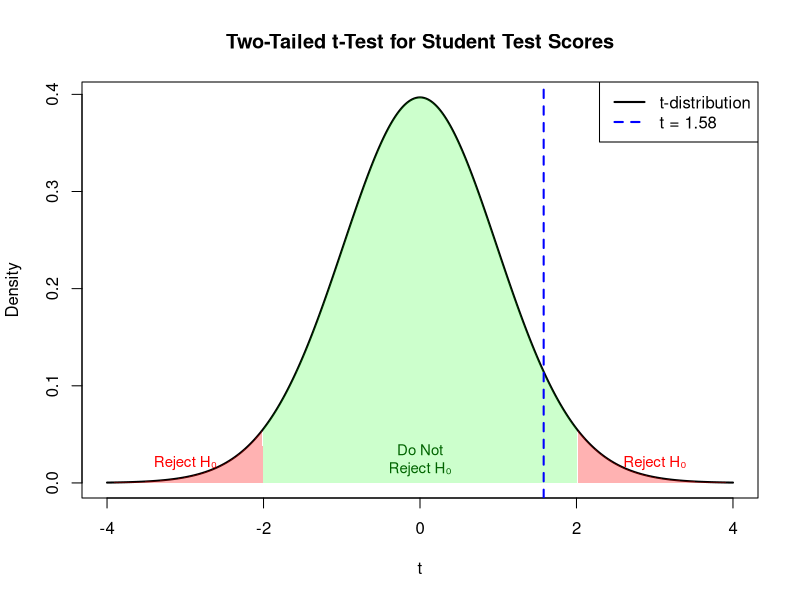
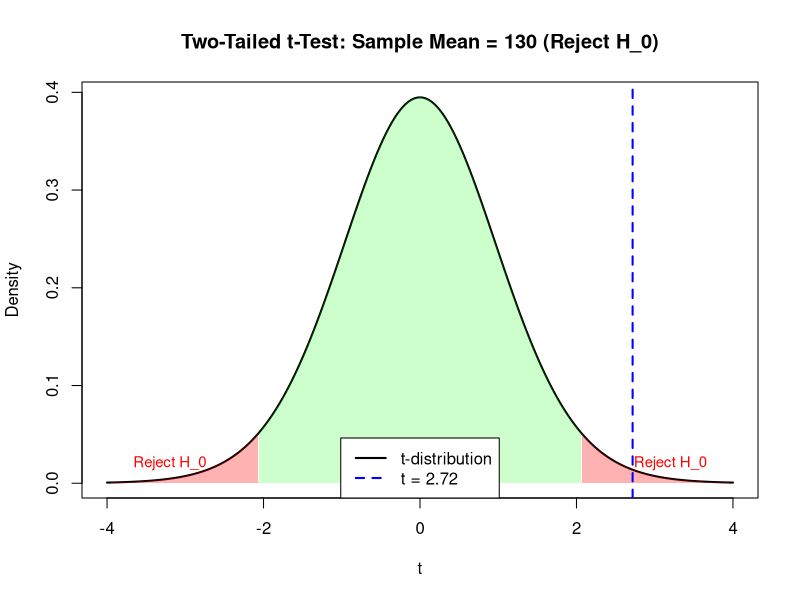
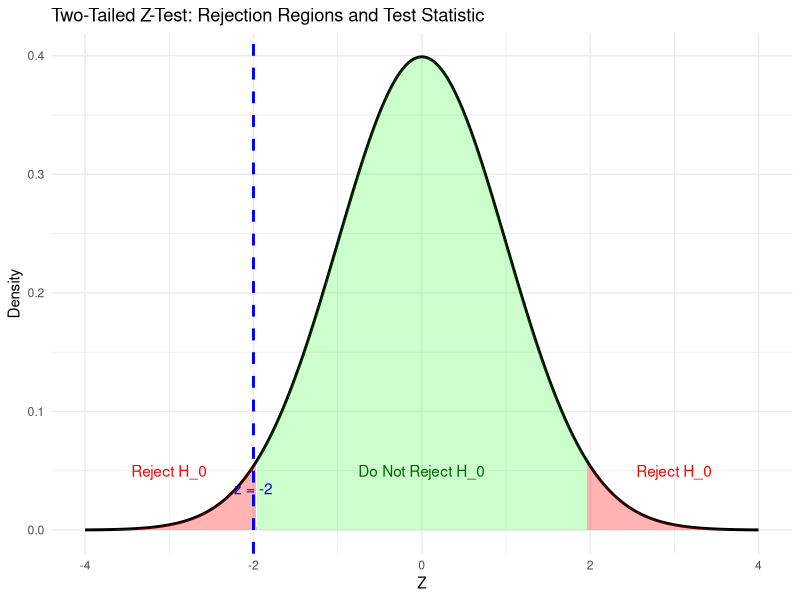

Here is the R script that generated these plots, in order:
## ---- chunk 1
knitr::opts_chunk$set(echo = TRUE)
library(ggplot2)
library(dplyr)
## ---- chunk 2

# Parameters from slide example
x_bar <- 76.4     # sample mean
mu_0 <- 75        # hypothesized population mean
s <- 6.2          # sample standard deviation
n <- 49           # sample size
df <- n - 1       # degrees of freedom
alpha <- 0.05     # significance level (two-tailed)

# Calculate test statistic
t_stat <- (x_bar - mu_0) / (s / sqrt(n))
t_crit <- qt(1 - alpha / 2, df)

# Sequence for curve
x_vals <- seq(-4, 4, length.out = 1000)
t_dist <- dt(x_vals, df)

# Plot
plot(x_vals, t_dist, type = "l", lwd = 2, col = "black",
     ylab = "Density", xlab = "t",
     main = "Two-Tailed t-Test for Student Test Scores")

# Shaded critical regions
polygon(c(x_vals[x_vals <= -t_crit], -t_crit),
        c(t_dist[x_vals <= -t_crit], 0),
        col = rgb(1, 0, 0, 0.3), border = NA)
polygon(c(x_vals[x_vals >= t_crit], rev(x_vals[x_vals >= t_crit])),
        c(t_dist[x_vals >= t_crit], rep(0, sum(x_vals >= t_crit))),
        col = rgb(1, 0, 0, 0.3), border = NA)

# Non-rejection region
polygon(c(x_vals[x_vals > -t_crit & x_vals < t_crit],
          rev(x_vals[x_vals > -t_crit & x_vals < t_crit])),
        c(t_dist[x_vals > -t_crit & x_vals < t_crit],
          rep(0, sum(x_vals > -t_crit & x_vals < t_crit))),
        col = rgb(0, 1, 0, 0.2), border = NA)

# Draw test statistic line
abline(v = t_stat, col = "blue", lty = 2, lwd = 2)

# Legend
legend("topright", legend = c("t-distribution", sprintf("t = %.2f", t_stat)),
       col = c("black", "blue"), lwd = 2, lty = c(1, 2))

# Annotate decision areas
text(-3, 0.02, "Reject H₀", col = "red", cex = 0.9)
text(3, 0.02, "Reject H₀", col = "red", cex = 0.9)
text(0, 0.025, "Do Not\nReject H₀", col = "darkgreen", cex = 0.9)

## ---- chunk 3
# Given values
x_bar <- 76.4     # sample mean
mu_0 <- 75        # hypothesized population mean
s <- 6.2          # sample standard deviation
n <- 49           # sample size
df <- n - 1       # degrees of freedom
alpha <- 0.05     # significance level (two-tailed)

# Calculate test statistic
t_stat <- (x_bar - mu_0) / (s / sqrt(n))
t_stat
## ---- chunk 4
t_crit <- qt(1 - alpha / 2, df)
t_crit
## ---- chunk 5
x_bar <- 135
mu_0 <- 130
s <- 9.2
n <- 25
df <- n - 1
alpha <- 0.05

t_stat <- (x_bar - mu_0) / (s / sqrt(n))
t_crit <- qt(1 - alpha / 2, df)

x_vals <- seq(-4, 4, length.out = 1000)
t_dist <- dt(x_vals, df)

plot(x_vals, t_dist, type = "l", lwd = 2, col = "black",
     ylab = "Density", xlab = "t",
     main = "Two-Tailed t-Test: Sample Mean = 130 (Reject H_0)")

polygon(c(x_vals[x_vals <= -t_crit], -t_crit),
        c(t_dist[x_vals <= -t_crit], 0),
        col = rgb(1, 0, 0, 0.3), border = NA)
polygon(c(x_vals[x_vals >= t_crit], rev(x_vals[x_vals >= t_crit])),
        c(t_dist[x_vals >= t_crit], rep(0, sum(x_vals >= t_crit))),
        col = rgb(1, 0, 0, 0.3), border = NA)
polygon(c(x_vals[x_vals > -t_crit & x_vals < t_crit],
          rev(x_vals[x_vals > -t_crit & x_vals < t_crit])),
        c(t_dist[x_vals > -t_crit & x_vals < t_crit],
          rep(0, sum(x_vals > -t_crit & x_vals < t_crit))),
        col = rgb(0, 1, 0, 0.2), border = NA)

abline(v = t_stat, col = "blue", lty = 2, lwd = 2)

text(-3.2, 0.02, "Reject H_0", col = "red", cex = 0.9)
text(0, 0.025, "Do Not Reject H_0", col = "darkgreen", cex = 0.9)
text(3.2, 0.02, "Reject H_0", col = "red", cex = 0.9)

legend("bottom", legend = c("t-distribution", sprintf("t = %.2f", t_stat)),
       col = c("black", "blue"), lwd = 2, lty = c(1, 2))
## ---- chunk 6
# Given values
x_bar <- 135     # Sample mean
mu_0 <- 130      # Hypothesized population mean
s <- 9.2         # Sample standard deviation
n <- 25          # Sample size
df <- n - 1      # Degrees of freedom
alpha <- 0.05    # Significance level

# Calculate test statistic
t_stat <- (x_bar - mu_0) / (s / sqrt(n))
t_stat
## ---- chunk 7
t_crit <- qt(1 - alpha / 2, df)
t_crit
## ---- chunk 8
library(ggplot2)

# Given values
mu_0 <- 3         # Hypothesized population mean
sigma <- 0.8      # Population standard deviation
x_bar <- 2.84     # Sample mean
n <- 100          # Sample size
alpha <- 0.05     # Significance level

# Calculate z statistic
z_stat <- (x_bar - mu_0) / (sigma / sqrt(n))

# Calculate z critical values
z_crit <- qnorm(1 - alpha / 2)

# Create data for standard normal distribution
x_vals <- seq(-4, 4, length.out = 1000)
y_vals <- dnorm(x_vals)

df <- data.frame(x = x_vals, y = y_vals)

# Critical z-values
z_crit_left <- -z_crit
z_crit_right <- z_crit

# Plot
ggplot(df, aes(x, y)) +
  geom_line(color = "black", size = 1) +
  geom_area(data = subset(df, x <= z_crit_left), aes(y = y), fill = "red", alpha = 0.3) +
  geom_area(data = subset(df, x >= z_crit_right), aes(y = y), fill = "red", alpha = 0.3) +
  geom_area(data = subset(df, x > z_crit_left & x < z_crit_right), aes(y = y), fill = "green", alpha = 0.2) +
  geom_vline(xintercept = z_stat, color = "blue", linetype = "dashed", linewidth = 1) +
  annotate("text", x = z_stat, y = 0.02, label = paste0("z = ", round(z_stat, 2)), vjust = -1, color = "blue") +
  annotate("text", x = -3, y = 0.05, label = "Reject H_0", color = "red") +
  annotate("text", x = 0, y = 0.05, label = "Do Not Reject H_0", color = "darkgreen") +
  annotate("text", x = 3, y = 0.05, label = "Reject H_0", color = "red") +
  labs(title = "Two-Tailed Z-Test: Rejection Regions and Test Statistic",
       x = "Z", y = "Density") +
  theme_minimal()
## ---- chunk 9
# Given values
mu_0 <- 3         # Hypothesized population mean
sigma <- 0.8      # Population standard deviation
x_bar <- 2.84     # Sample mean
n <- 100          # Sample size
alpha <- 0.05     # Significance level

# Calculate z statistic
z_stat <- (x_bar - mu_0) / (sigma / sqrt(n))
z_stat
## ---- chunk 10
z_crit <- qnorm(1 - alpha / 2)
z_crit
## ---- chunk 11
p_val <- 2 * pnorm(-abs(z_stat))  # Two-tailed test
p_val
